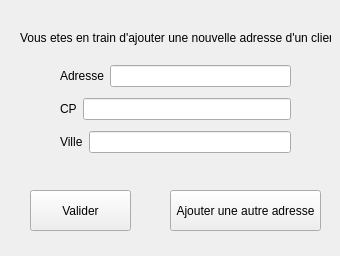
<?xml version="1.0" encoding="UTF-8"?>
<ui version="4.0">
 <class>clientajoutadresseClass</class>
 <widget class="QWidget" name="clientajoutadresseClass">
  <property name="geometry">
   <rect>
    <x>0</x>
    <y>0</y>
    <width>340</width>
    <height>256</height>
   </rect>
  </property>
  <property name="windowTitle">
   <string>Form</string>
  </property>
  <widget class="QLabel" name="label_3">
   <property name="geometry">
    <rect>
     <x>20</x>
     <y>30</y>
     <width>311</width>
     <height>16</height>
    </rect>
   </property>
   <property name="text">
    <string>Vous etes en train d'ajouter une nouvelle adresse d'un client</string>
   </property>
  </widget>
  <widget class="QPushButton" name="BtClientAjoutAdress">
   <property name="geometry">
    <rect>
     <x>30</x>
     <y>190</y>
     <width>101</width>
     <height>41</height>
    </rect>
   </property>
   <property name="text">
    <string>Valider</string>
   </property>
  </widget>
  <widget class="QPushButton" name="BtAjoutNewAdress">
   <property name="geometry">
    <rect>
     <x>170</x>
     <y>190</y>
     <width>151</width>
     <height>41</height>
    </rect>
   </property>
   <property name="text">
    <string>Ajouter une autre adresse</string>
   </property>
  </widget>
  <widget class="QWidget" name="layoutWidget">
   <property name="geometry">
    <rect>
     <x>60</x>
     <y>60</y>
     <width>231</width>
     <height>101</height>
    </rect>
   </property>
   <layout class="QVBoxLayout" name="verticalLayout">
    <item>
     <layout class="QHBoxLayout" name="horizontalLayout">
      <item>
       <widget class="QLabel" name="label_6">
        <property name="text">
         <string>Adresse</string>
        </property>
       </widget>
      </item>
      <item>
       <widget class="QLineEdit" name="lineEdit_2"/>
      </item>
     </layout>
    </item>
    <item>
     <layout class="QHBoxLayout" name="horizontalLayout_2">
      <item>
       <widget class="QLabel" name="label_2">
        <property name="text">
         <string>CP</string>
        </property>
       </widget>
      </item>
      <item>
       <widget class="QLineEdit" name="lineEdit_3"/>
      </item>
     </layout>
    </item>
    <item>
     <layout class="QHBoxLayout" name="horizontalLayout_3">
      <item>
       <widget class="QLabel" name="label">
        <property name="text">
         <string>Ville</string>
        </property>
       </widget>
      </item>
      <item>
       <widget class="QLineEdit" name="lineEdit"/>
      </item>
     </layout>
    </item>
   </layout>
  </widget>
 </widget>
 <resources/>
 <connections/>
</ui>
